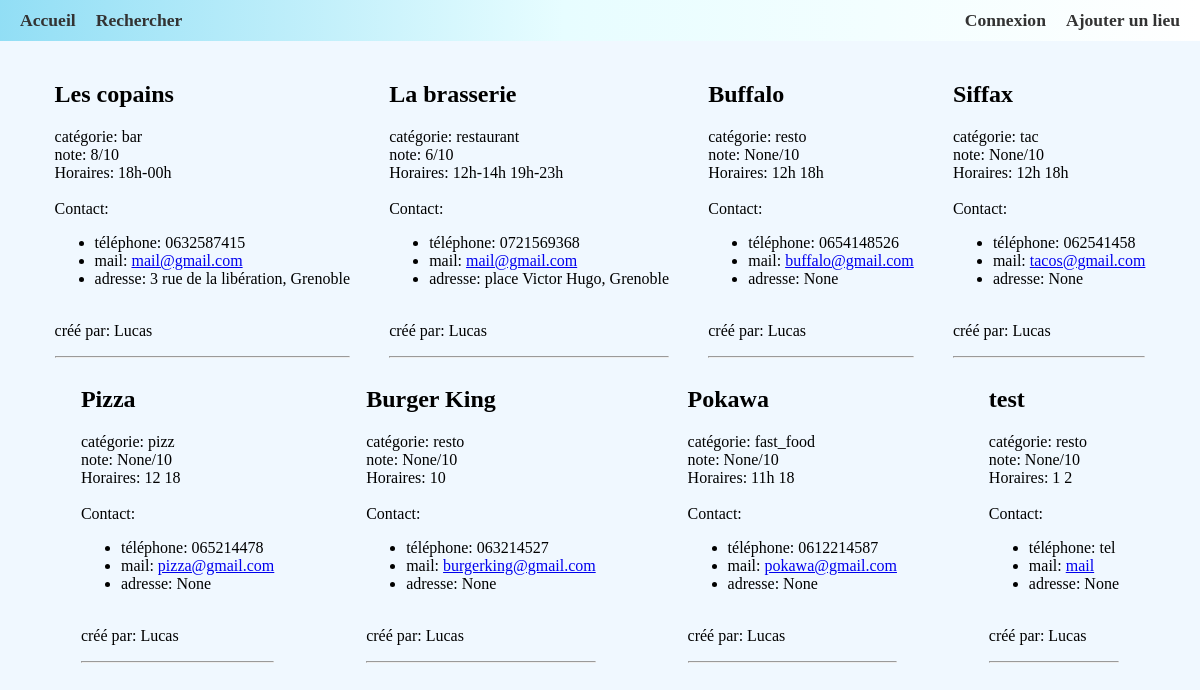
The page / on the database its author committed.
### tables this page shows
CREATE TABLE `LIEUX` (
	`id`	INTEGER PRIMARY KEY AUTOINCREMENT,
	`nom`	TEXT NOT NULL,
	`adresse`	TEXT,
	`telephone`	TEXT,
	`mail`	TEXT,
	`horaires`	TEXT,
	`createur`	TEXT NOT NULL,
	`type`	TEXT,
	`note`	INTEGER,
	FOREIGN KEY(`createur`) REFERENCES `UTILISATEURS`(`nom_utilisateur`),
	FOREIGN KEY(`type`) REFERENCES `TYPE`(`nom`)
);

### flask_app.py (the view)
@app.route("/")
def index():
    lieux = obtenir_lieux()
    return render_template("index.html", lieux=lieux)

### flask_app.py (called while the page is built)
def obtenir_lieux():
    con = sqlite3.connect('data_2.db')
    cur = con.cursor()
    cur.execute("SELECT * FROM LIEUX")
    lieux = cur.fetchall()
    cur.close()
    con.close()
    liste_lieux = []
    for lieu in lieux:
        liste_lieux.append(Lieu(lieu[1], lieu[2], lieu[3], lieu[4], lieu[5], lieu[6], lieu[7], lieu[8]))
    return liste_lieux

### templates/index.html
{% extends "base.html" %}
{% block content %}
    <body>
        <div class="flex-container">
            {% for lieu in lieux %}
                <div class="flex-item">
                    <p>
                    <h2> {{ lieu.NOM }} </h2>
                    <bold>catégorie:</bold> {{ lieu.TYPE }} <br>
                    <bold>note:</bold> {{ lieu.NOTE }}/10 <br>
                    <bold>Horaires: </bold>
                    {{ lieu.HORAIRES }}
                    <br><br>
                    <bold>Contact: </bold>
                    <ul>
                        <li>téléphone: {{ lieu.TELEPHONE }}</li>
                        <li>mail: <a href="mailto:{{ lieu.MAIL }}">{{ lieu.MAIL }}</a></li>
                        <li>adresse: {{ lieu.ADRESSE }}</li>
                    </ul>
                    <br>
                    créé par: {{ lieu.CREATEUR }}
                    </p>
                    <hr>
                </div>
            {% endfor %}
        </div>
    </body>
{% endblock %}

### templates/base.html (shortened to what this page needs)
<!DOCTYPE html>
<html lang="fr">
<head>
    <link rel="stylesheet" href="{{ url_for('static', filename='css/style.css') }}">
</head>
<nav id = "navbar">
    <ul id = "navbar-items">
        <li class = "navbar-item">
            <a href="{{ url_for('index') }}"> Accueil </a>
        </li>
        <li class="navbar-item">
            <a href="{{ url_for('affichage_lieux') }}"> Rechercher </a>
        </li>
        <li class="navbar-item login-logout">
            {%if 'nom_utilisateur'  in session %}
                <a href="{{ url_for('deconnexion') }}"> Déconnexion </a>
            {% else %}
                <a href="{{ url_for('connexion') }}"> Connexion </a>
            {% endif %}
        </li>
        <li class="navbar-item">
            {%if 'nom_utilisateur'  in session %}
                <a href="{{ url_for('ajout_lieu') }}"> Ajouter un lieu </a>
            {% else %}
                <a href="{{ url_for('connexion') }}"> Ajouter un lieu </a>
            {% endif %}
        </li>
    </ul>
</nav>
<div id = "container">
    {% block content %} {% endblock %}
</div>
</html>

### static/css/style.css (style rules this page uses)
body { background-color:aliceblue; margin: 0; }
#navbar { padding: 10px; display: flex; align-items: center; background: rgb(145,222,245); background: linear-gradient(90deg, rgba(145,222,245,0.9934174353335085) 0%, rgba(231,253,255,1) 47%, rgba(255,255,255,1) 100%); font-size: 1.1em; color: #333; }
#navbar-items { list-style-type: none; margin: 0; padding: 0; display: flex; width: 100%; }
.navbar-item { margin: 0 10px; }
.navbar-item.login-logout { margin-left: auto; }
.navbar-item a { text-decoration: none; display: block; color: #333; font-weight: bold; }
#container { margin: 20px 50px; }
.flex-container { display: flex; flex-flow: row wrap; justify-content: space-around; column-gap: 30px; }

### rows shown on the page
LIEUX: NOM "Les copains", TYPE "bar", NOTE "8", HORAIRES "18h-00h", TELEPHONE "0632587415", MAIL "mail@gmail.com", ADRESSE "3 rue de la libération, Grenoble", CREATEUR "Lucas"
LIEUX: NOM "La brasserie", TYPE "restaurant", NOTE "6", HORAIRES "12h-14h 19h-23h", TELEPHONE "0721569368", MAIL "mail@gmail.com", ADRESSE "place Victor Hugo, Grenoble", CREATEUR "Lucas"
LIEUX: NOM "Buffalo", TYPE "resto", NOTE "None", HORAIRES "12h 18h", TELEPHONE "0654148526", MAIL "buffalo@gmail.com", ADRESSE "None", CREATEUR "Lucas"
LIEUX: NOM "Siffax", TYPE "tac", NOTE "None", HORAIRES "12h 18h", TELEPHONE "062541458", MAIL "tacos@gmail.com", ADRESSE "None", CREATEUR "Lucas"
LIEUX: NOM "Pizza", TYPE "pizz", NOTE "None", HORAIRES "12 18", TELEPHONE "065214478", MAIL "pizza@gmail.com", ADRESSE "None", CREATEUR "Lucas"
LIEUX: NOM "Burger King", TYPE "resto", NOTE "None", HORAIRES "10", TELEPHONE "063214527", MAIL "burgerking@gmail.com", ADRESSE "None", CREATEUR "Lucas"
LIEUX: NOM "Pokawa", TYPE "fast_food", NOTE "None", HORAIRES "11h 18", TELEPHONE "0612214587", MAIL "pokawa@gmail.com", ADRESSE "None", CREATEUR "Lucas"
LIEUX: NOM "test", TYPE "resto", NOTE "None", HORAIRES "1 2", TELEPHONE "tel", MAIL "mail", ADRESSE "None", CREATEUR "Lucas"
